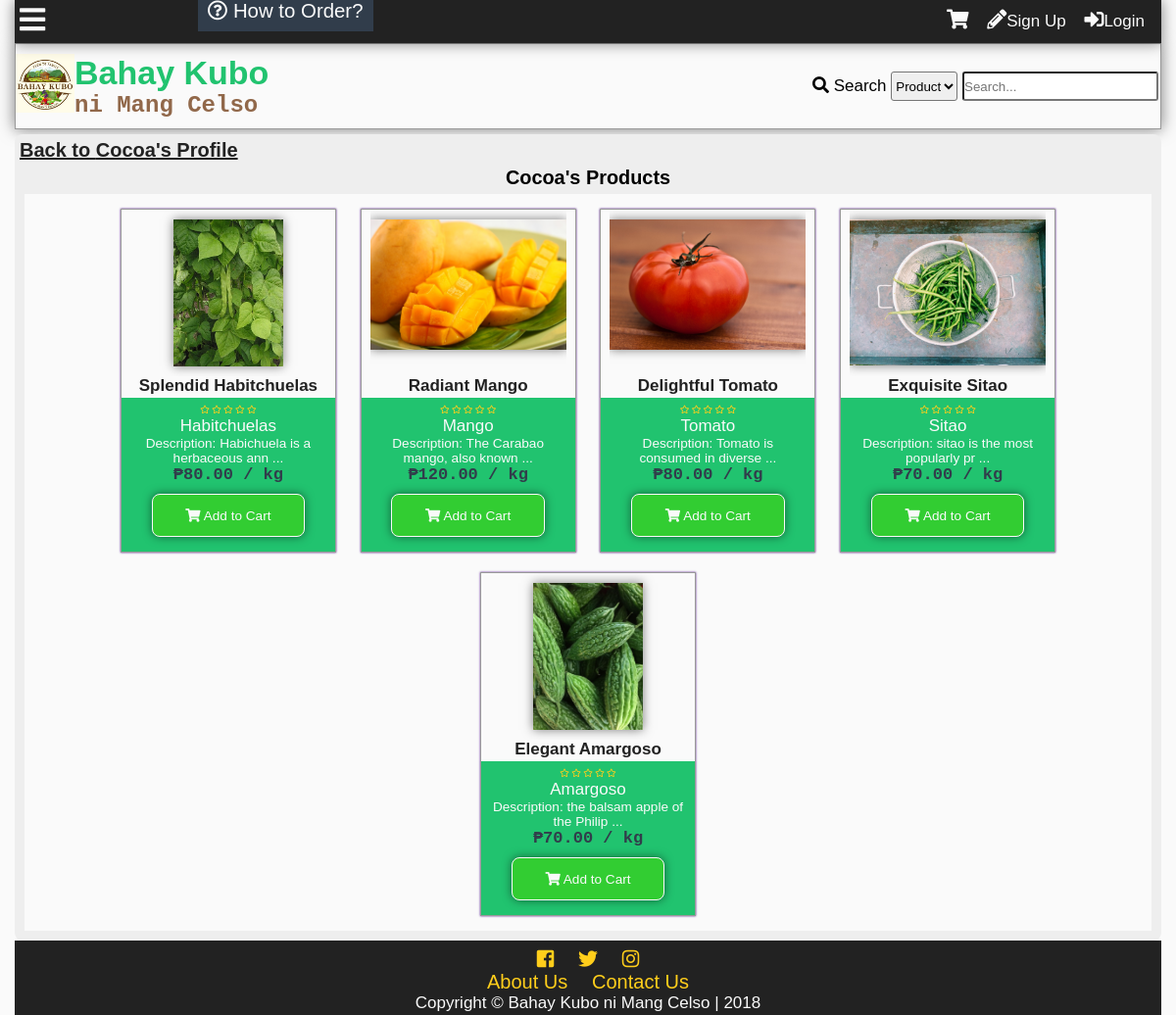
Page /myproducts.php?id=2 on the earlier database version.
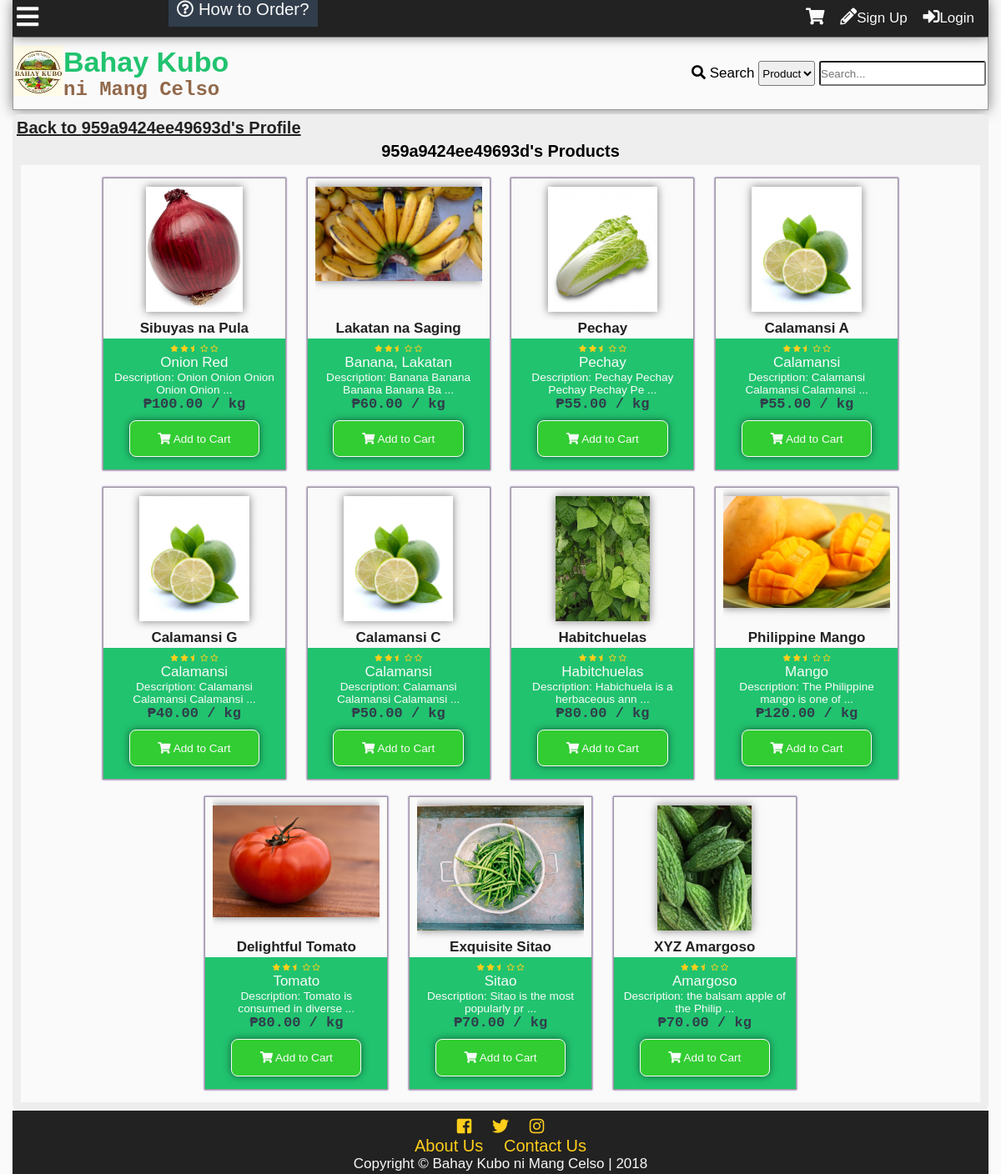
Same page on the later database version.
### tables this page shows
CREATE TABLE `tbluser` (
  `userid` int(11) NOT NULL,
  `username` varchar(100) NOT NULL,
  `password` varchar(100) NOT NULL,
  `firstname` varchar(100) NOT NULL,
  `middlename` varchar(100) NOT NULL,
  `lastname` varchar(100) NOT NULL,
  `birthday` varchar(20) NOT NULL,
  `datecreated` timestamp NOT NULL DEFAULT '0000-00-00 00:00:00',
  `email` varchar(100) NOT NULL,
  `website` varchar(255) NOT NULL,
  `location` varchar(255) NOT NULL,
  `usertypeid` int(11) NOT NULL,
  `access` int(11) NOT NULL,
  `imgpath` varchar(200) NOT NULL,
  `bio` text NOT NULL,
  `is_show_email` tinyint(1) NOT NULL,
  `gender` int(11) NOT NULL,
  `lastupdate` timestamp NOT NULL DEFAULT '0000-00-00 00:00:00',
  `lastonline` timestamp NOT NULL DEFAULT '0000-00-00 00:00:00',
  `profileviews` int(11) NOT NULL
);

CREATE TABLE `tblproduct` (
  `productid` int(11) NOT NULL,
  `categoryid` int(11) NOT NULL,
  `productname` varchar(100) NOT NULL,
  `description` mediumtext NOT NULL,
  `farmid` int(11) NOT NULL,
  `userid` int(11) NOT NULL,
  `dateposted` datetime DEFAULT NULL,
  `price` decimal(10,2) NOT NULL,
  `img` varchar(200) NOT NULL,
  `view` int(11) NOT NULL,
  `rating` decimal(10,2) NOT NULL
);

CREATE TABLE `tblcategory` (
  `categoryid` int(11) NOT NULL,
  `category` varchar(100) NOT NULL,
  `status` int(11) NOT NULL,
  `low` decimal(10,2) NOT NULL,
  `high` decimal(10,2) NOT NULL,
  `prevailing` decimal(10,2) NOT NULL
);

### myproducts.php (the view, shortened to what this page needs)
<?php
	include'functions.php';
	require_once'connection.php';
	if(!isset($_GET['id'])){
		die('This page doesn\'t exist.');
	}else{
		$getid=$_GET['id'];
		$sql = "SELECT username FROM tbluser WHERE userid='$getid' AND usertypeid IN(3,4)";
		$result = $conn->query($sql);
		$fetch = $result->fetch_object();
		if(!$fetch){
			die('This page doesn\'t exist.');
		}else{
			$username = $fetch->username;
		}
	}
?>
<!DOCTYPE html>
<html lang="en">
<head>
  	<link rel="stylesheet" href="css/style.css">
  	<link rel="stylesheet" href="css/fontawesome-all.css">
</head>
<body>
	<div class="main-container">
	<?php
		addheader();
	?>
	<div class="other-content">
		<h1><a class="btp" href="profile.php?name=<?php echo $username ?>">Back to <?php echo $username ?>'s Profile</a></h1>
		<h3><?php echo $username;?>'s Products</h3>
		<div class="my-products">
<?php
$sql = "SELECT productid,category, productname, description, farmname, username, dateposted, price, img, rating FROM tblproduct as t1
LEFT JOIN tblcategory as t2
	ON t1.categoryid = t2.categoryid
LEFT JOIN tbluser as t3
	ON t1.userid = t3.userid
LEFT JOIN tblfarm as t4
	ON t1.farmid = t4.farmid
WHERE t1.userid = '$getid'
ORDER BY dateposted DESC";
$result = $conn->query($sql);
while($row = $result->fetch_object()){
	$id = $row->productid;
	$category = $row->category;
	$product = $row->productname;
	$desc = $row->description;
	$price = $row->price;
	$img = $row->img;
	$rating = $row->rating;
	echo'
	<div class="product">
	<a href="product.php?id='.$id.'">
	<div class="product-img-wrap">
		<img src="'.$img.'" alt="Product Image">
	</div>
	<p class="product-title">'.$product.'</p>
	</a>
	<div class="product-content">
	<a href="product.php?id='.$id.'">
	<p>';
	starsystem($rating);
	echo'
	</p>
	<p class="product-category">'.$category.'</p>
	<p class="product-desc">Description: '.substr($desc,0,30).' ...</p>
	</a>
	<p class="product-price">₱'.$price.' / kg</p>
	<div class="add-to-cart" value="'.$id.'" onclick="addThistoCart(this)"><i class="fas fa-shopping-cart"></i> Add to Cart</div>
	</div>
	</div>';
}
?>
		</div>
	</div>
		<?php
			addfooter();
		?>
	</div>
</body>
</html>

### functions.php (shortened to what this page needs)
<?php
function addheader(){
	echo'<header id="main-header">
			<div class="grid-header">
				<div class="box1">
					<a href="index.php">
						<div class="logo">
							<img src="img/logo.jpg">
						</div>
						<div id="header-text">
						<h1 id="first-text">Bahay Kubo</h1><br>
							<h2 id="second-text"> ni Mang Celso</h2>
						</div>
					</a>
				</div>
				<div class="box2">';
						search_function();
				echo'</div>
				<div class="modal2">
				</div>
				<div id="search-dropdown">
				</div>
			</div>
		</header>
		<div class="subheader">
			<div class="subgrid">
				<div class="svg">
					<p class="open-slide" onclick="openSlideMenu()">
						<i class="fas fa-bars"></i>
					</p>
				</div>
				<div class="nav">
					<a id="How-to" href="about.php#how-to-order"><i class="far fa-question-circle"></i> How to Order?</a>
				</div>
				<div class="profile-grid">';
						session_button();
				echo'</div>
			</div>
		</div>
	';
}
function addfooter(){
	echo'<footer id="main-footer">
			<div class="container">
				<a target="_blank" title="Like us on Facebook" href="https://www.facebook.com/BahayKuboniMangCelso/?ref=page_internal"><i class="fab fa-facebook-square"></i></a>
				<a target="_blank" title="Follow us on Twitter" href="https://twitter.com/"><i class="fab fa-twitter"></i></a>
				<a target="_blank" title="Follow us on Instagram" href="https://www.instagram.com/?hl=ens"><i class="fab fa-instagram"></i></a>
				<p><a href="about.php">About Us</a>
				<a href="contact.php">Contact Us</a>
				</p>
				<p>Copyright &copy; <span id="company">Bahay Kubo ni Mang Celso</span> | 2018</p>
			</div>
		</footer>';
}
function session_button(){
	$conn = mysqli_connect ("localhost", "root", "", "itsproject");
	echo '<div id="top-total" onclick="showCartPanel()">';
	echo'</div>
	<div id="cart-panel">
		<h1>Shopping Cart</h1>
		<div id="shopping-cart-content"></div>
	</div>
	<div id="cart-modal" onclick="hideCartPanel()"></div>
	<i class="fas fa-shopping-cart button" onclick="showCartPanel()"></i>';
	if(isset($_SESSION['id'])){
	$id=$_SESSION['id'];
		$sql="SELECT imgpath FROM tbluser WHERE userid=".$id."";
		$result=$conn->query($sql);
		$row=$result->fetch_object();
		$tn_image=$row->imgpath;
		if($tn_image==''){
			$tn_image='img/default.png';
		}
$sql="SELECT pmid FROM tblpm WHERE receiverid='$id' AND checked=0 GROUP BY senderid";
$result=$conn->query($sql);
$count=$result->num_rows;
		echo'<a class="button" title="Check your messages" href="inbox.php?id='.$_SESSION["id"].'"><i class="far fa-envelope"></i><span id="pmnum">'.$count.'</span></a>';
$sql="SELECT notifid FROM tblnotif
	WHERE receiverid='$id' and checked=0
	";
$result=$conn->query($sql);
$count=$result->num_rows;
		echo'<a class="button" id="notifbtn" title="Check your notifications" onclick="toggleNotif()""><i class="far fa-bell"></i><span id="notifnum">'.$count.'</span></a>
		<a class="button" href=profile.php?id='.$_SESSION['id'].'>
		'.$_SESSION["name"].'\'s Profile<div class="top-tn"><img src="'.$tn_image.'""></div></a>';
		echo'<div id="notifdrop">
		Notifications
		<ul>';
$sql="SELECT notifid,tblnotif.userid,username,imgpath,receiverid,notifdate,notiftype,checked,details,details2 FROM tblnotif
	LEFT JOIN tbluser
		ON tblnotif.userid=tbluser.userid
	WHERE receiverid='$id'
	ORDER BY notifid DESC
	LIMIT 10";
$result=$conn->query($sql);
$count=$result->num_rows;
if($count==0){
	echo'<li>No notifications yet...</li>';
}else{
while($rows=$result->fetch_object())
{
$nid=$rows->notifid;
$uid=$rows->userid;
$uname=$rows->username;
$rid=$rows->receiverid;
$date=time_elapsed_string($rows->notifdate);
$type=$rows->notiftype;
$imgpath=$rows->imgpath;
$uname=$rows->username;
$details=$rows->details;
$details2=$rows->details2;
if(!$imgpath){
	$imgpath='img/default.png';
}
if($type==1){
	echo'<li><div class="comment-tn">
				<img src="'.$imgpath.'">
			</div> <a class="n1" href="profile.php?id='.$uid.'">'.$uname.'</a> <a class="n2" href="profile.php?id='.$_SESSION['id'].'#comment'.$details.'"> has commented on your profile '.$date.'</a></li>';
} else if($type==2){
	if ($details2==1){
	echo'<li><div class="comment-tn">
				<img src="'.$imgpath.'">
			</div>
			 <a class="n1" href="profile.php?id='.$uid.'">'.$uname.'</a> has sent a friend request '.$date.'<br>
		<div id="fr-'.$nid.'"><a class="fr-yes" onclick="friendyes(this)" value="'.$nid.'">Yes</a> <a class="fr-no" onclick="friendno(this)" value="'.$nid.'">No</a>
		</div>
		</li>';
	} else if($details2==2){
		echo'<li><div class="comment-tn">
				<img src="'.$imgpath.'">
			</div>
			 <a class="n1" href="profile.php?id='.$uid.'">'.$uname.'</a> has sent a friend request '.$date.'<br>
		<div id="fr-'.$nid.'">
			Request Accepted
		</div>
		</li>';
	} else if($details2==3){
		echo'<li><div class="comment-tn">
				<img src="'.$imgpath.'">
			</div>
			 <a class="n1" href="profile.php?id='.$uid.'">'.$uname.'</a> has sent a friend request '.$date.'<br>
		<div id="fr-'.$nid.'">
			Request Denied
		</div>
		</li>';
	}
}else if ($type==3){
	echo'<li><i class="fas fa-ban banned"></i> Sorry, your profile picture has been removed.<br>
	Please read the rules and guidelines.</li>';
}
}
}
		echo'<center><a id="seeallnotif" href="notification.php">See all notifications</a></center>
		</ul>
		</div>';
	}else{
		echo'<div id="notifnum"></div><div id="pmnum"></div>
		<a href ="register.php" class="button"><i class="fas fa-pencil-alt"></i></i>Sign Up</a>
		<a id="modalBtn" class="button"><i class="fas fa-sign-in-alt"></i>Login</a>';
	}
}
function search_function(){
	echo'
		<form action="search.php" method="get">
			<i class="fas fa-search"></i>
			<label>Search</label>
			<select name="criteria" id="criteria">
				<option value="1">Product</option>
				<option value="2">User</option>
			</select>
			<input type="text" onkeyup="searchdropdown()" required name="search-text" placeholder="Search..." id="search-text" autocomplete="off">
		</form>
	';
}
function starsystem($percent){
	echo'<div class="star-system" title="'.$percent.'% of voters likes this">';
	if($percent>=98){
	echo'
		<i class="fas fa-star"></i>
		<i class="fas fa-star"></i>
		<i class="fas fa-star"></i>
		<i class="fas fa-star"></i>
		<i class="fas fa-star"></i>
	';
	}else if($percent>=45 & $percent<55){
	echo'
		<i class="fas fa-star"></i>
		<i class="fas fa-star"></i>
		<i class="fas fa-star-half"></i>
		<i class="far fa-star"></i>
		<i class="far fa-star"></i>
	';
	}else if($percent<4){
	echo'
		<i class="far fa-star"></i>
		<i class="far fa-star"></i>
		<i class="far fa-star"></i>
		<i class="far fa-star"></i>
		<i class="far fa-star"></i>
	';
	}
	echo'</div>';
}

Differences in the rows shown:
changed tbluser: username "Cocoa" → "959a9424ee49693d"
added tblproduct: img (picture), productname "Sibuyas na Pula", rating 50 (drawn), categoryid.category "Onion Red", description "Onion Onion Onion Onion Onion", price "100.00", $id 14 (drawn)
added tblproduct: img (picture), productname "Lakatan na Saging", rating 50 (drawn), categoryid.category "Banana, Lakatan", description "Banana Banana Banana Banana Ba", price "60.00", $id 13 (drawn)
added tblproduct: img (picture), productname "Pechay", rating 50 (drawn), categoryid.category "Pechay", description "Pechay Pechay Pechay Pechay Pe", price "55.00", $id 12 (drawn)
added tblproduct: img (picture), productname "Calamansi A", rating 50 (drawn), categoryid.category "Calamansi", description "Calamansi Calamansi Calamansi", price "55.00", $id 11 (drawn)
added tblproduct: img (picture), productname "Calamansi G", rating 50 (drawn), categoryid.category "Calamansi", description "Calamansi Calamansi Calamansi", price "40.00", $id 10 (drawn)
added tblproduct: img (picture), productname "Calamansi C", rating 50 (drawn), categoryid.category "Calamansi", description "Calamansi Calamansi Calamansi", price "50.00", $id 9 (drawn)
changed tblproduct "Habitchuelas": productname "Splendid Habitchuelas" → "Habitchuelas"; rating 0 → 50 (drawn)
changed tblproduct "Mango": productname "Radiant Mango" → "Philippine Mango"; rating 0 → 50 (drawn); description "The Carabao mango, also known" → "The Philippine mango is one of"
changed tblproduct "Delightful Tomato": rating 0 → 50 (drawn)
changed tblproduct "Exquisite Sitao": rating 0 → 50 (drawn); description "sitao is the most popularly pr" → "Sitao is the most popularly pr"
changed tblproduct "the balsam apple of the Philip": productname "Elegant Amargoso" → "XYZ Amargoso"; rating 0 → 50 (drawn)
